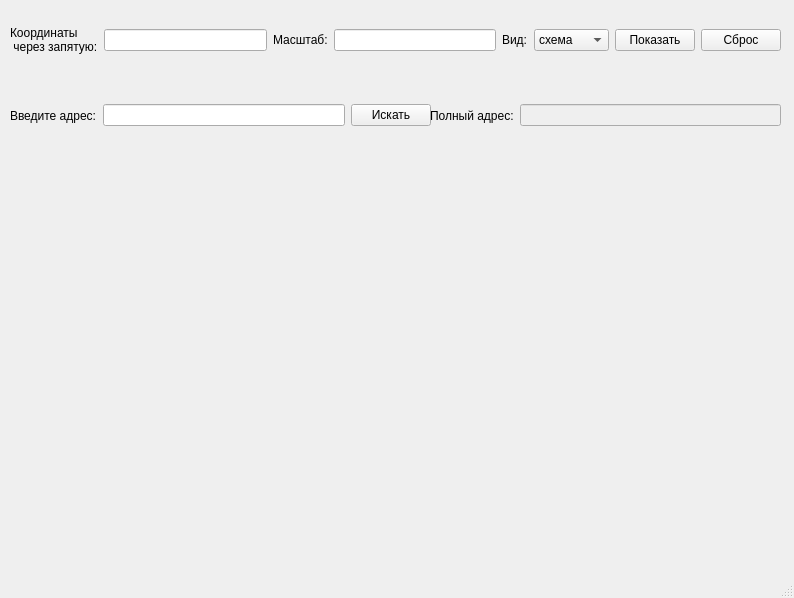
<?xml version="1.0" encoding="UTF-8"?>
<ui version="4.0">
 <class>MainWindow</class>
 <widget class="QMainWindow" name="MainWindow">
  <property name="geometry">
   <rect>
    <x>0</x>
    <y>0</y>
    <width>794</width>
    <height>598</height>
   </rect>
  </property>
  <property name="windowTitle">
   <string>MainWindow</string>
  </property>
  <widget class="QWidget" name="centralwidget">
   <widget class="QWidget" name="horizontalLayoutWidget">
    <property name="geometry">
     <rect>
      <x>10</x>
      <y>0</y>
      <width>771</width>
      <height>80</height>
     </rect>
    </property>
    <layout class="QHBoxLayout" name="horizontalLayout">
     <item>
      <widget class="QLabel" name="label">
       <property name="text">
        <string>Координаты
 через запятую:</string>
       </property>
      </widget>
     </item>
     <item>
      <widget class="QLineEdit" name="lineEdit"/>
     </item>
     <item>
      <widget class="QLabel" name="label_2">
       <property name="text">
        <string>Масштаб:</string>
       </property>
      </widget>
     </item>
     <item>
      <widget class="QLineEdit" name="lineEdit_2"/>
     </item>
     <item>
      <widget class="QLabel" name="label_4">
       <property name="text">
        <string>Вид:</string>
       </property>
      </widget>
     </item>
     <item>
      <widget class="QComboBox" name="comboBox">
       <item>
        <property name="text">
         <string>схема</string>
        </property>
       </item>
       <item>
        <property name="text">
         <string>спутник</string>
        </property>
       </item>
       <item>
        <property name="text">
         <string>гибрид</string>
        </property>
       </item>
      </widget>
     </item>
     <item>
      <widget class="QPushButton" name="pushButton">
       <property name="text">
        <string>Показать</string>
       </property>
      </widget>
     </item>
     <item>
      <widget class="QPushButton" name="pushButton_3">
       <property name="text">
        <string>Сброс</string>
       </property>
      </widget>
     </item>
    </layout>
   </widget>
   <widget class="QLabel" name="label_3">
    <property name="geometry">
     <rect>
      <x>20</x>
      <y>160</y>
      <width>751</width>
      <height>381</height>
     </rect>
    </property>
    <property name="text">
     <string/>
    </property>
   </widget>
   <widget class="QWidget" name="horizontalLayoutWidget_2">
    <property name="geometry">
     <rect>
      <x>10</x>
      <y>80</y>
      <width>421</width>
      <height>71</height>
     </rect>
    </property>
    <layout class="QHBoxLayout" name="horizontalLayout_2">
     <item>
      <widget class="QLabel" name="label_5">
       <property name="text">
        <string>Введите адрес:</string>
       </property>
      </widget>
     </item>
     <item>
      <widget class="QLineEdit" name="lineEdit_3"/>
     </item>
     <item>
      <widget class="QPushButton" name="pushButton_2">
       <property name="text">
        <string>Искать</string>
       </property>
      </widget>
     </item>
    </layout>
   </widget>
   <widget class="QWidget" name="horizontalLayoutWidget_3">
    <property name="geometry">
     <rect>
      <x>430</x>
      <y>80</y>
      <width>351</width>
      <height>71</height>
     </rect>
    </property>
    <layout class="QHBoxLayout" name="horizontalLayout_3">
     <item>
      <widget class="QLabel" name="label_6">
       <property name="text">
        <string>Полный адрес:</string>
       </property>
      </widget>
     </item>
     <item>
      <widget class="QLineEdit" name="lineEdit_4">
       <property name="enabled">
        <bool>false</bool>
       </property>
      </widget>
     </item>
    </layout>
   </widget>
  </widget>
  <widget class="QMenuBar" name="menubar">
   <property name="geometry">
    <rect>
     <x>0</x>
     <y>0</y>
     <width>794</width>
     <height>22</height>
    </rect>
   </property>
  </widget>
  <widget class="QStatusBar" name="statusbar"/>
 </widget>
 <resources/>
 <connections/>
</ui>
